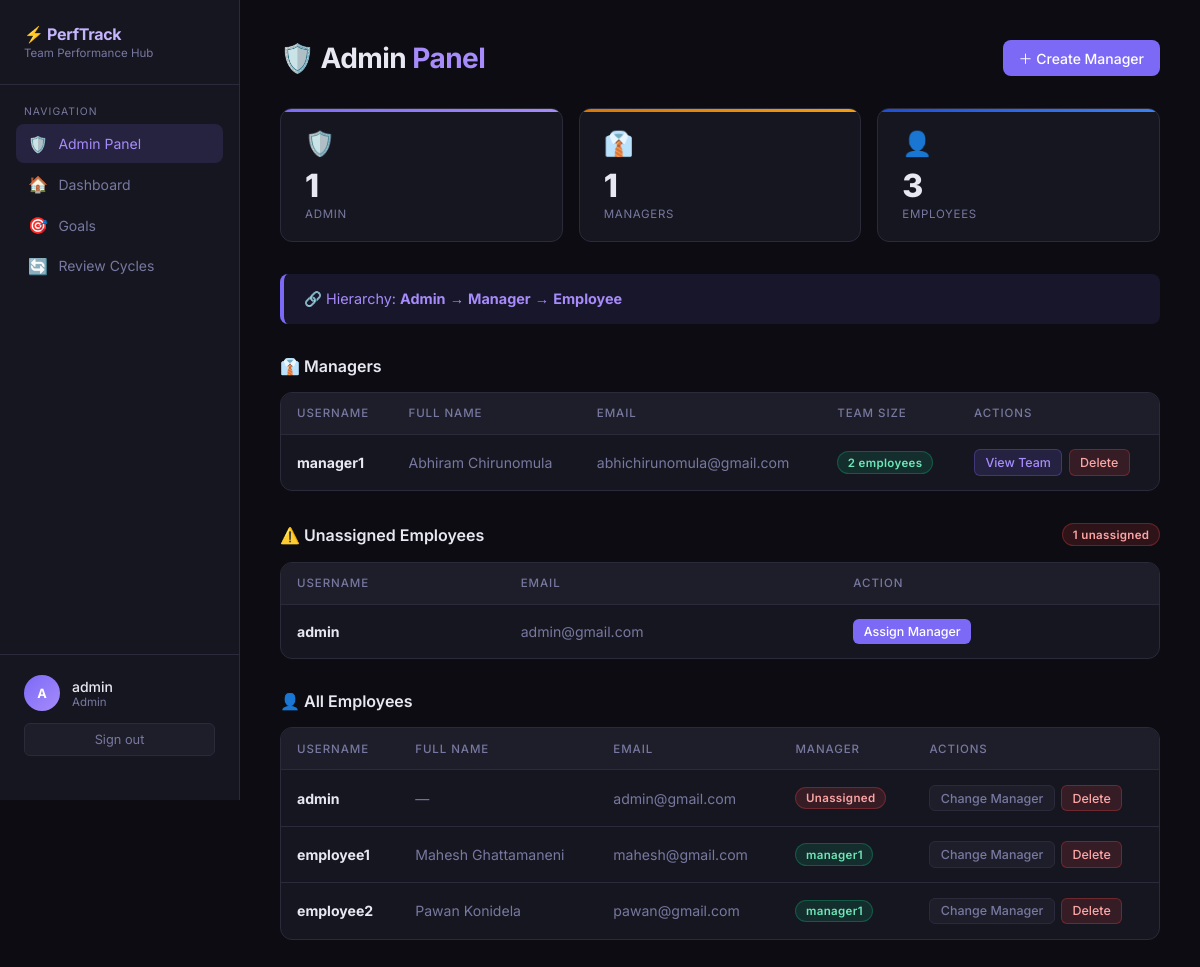
The page /admin-panel/ (signed in) on the database its author committed.
### users/models.py (models this page shows, shortened)
class User(AbstractUser):
    ROLE_CHOICES = (
        ('EMPLOYEE', 'Employee'),
        ('MANAGER', 'Manager'),
    )
    role = models.CharField(
        max_length=20,
        choices=ROLE_CHOICES,
        default='EMPLOYEE'
    )
    manager = models.ForeignKey(
        'self',
        null=True,
        blank=True,
        on_delete=models.SET_NULL,
        related_name='team_members'
    )

### users/views.py (the view)
    def wrapper(request, *args, **kwargs):
        if not request.user.is_authenticated or not request.user.is_superuser:
            messages.error(request, 'You do not have permission to access the Admin Panel.')
            return redirect('home')
        return view_func(request, *args, **kwargs)

### users/views.py (called while the page is built)
def admin_required(view_func):
    def wrapper(request, *args, **kwargs):
        if not request.user.is_authenticated or not request.user.is_superuser:
            messages.error(request, 'You do not have permission to access the Admin Panel.')
            return redirect('home')
        return view_func(request, *args, **kwargs)
    wrapper.__name__ = view_func.__name__
    return wrapper

@login_required
@admin_required
def admin_dashboard(request):
    managers  = User.objects.filter(role='MANAGER').order_by('username').prefetch_related('team_members')
    employees = User.objects.filter(role='EMPLOYEE').order_by('username').select_related('manager')
    unassigned = employees.filter(manager__isnull=True)
    return render(request, 'users/admin_dashboard.html', {
        'managers':   managers,
        'employees':  employees,
        'unassigned': unassigned,
    })

### templates/users/admin_dashboard.html (shortened to what this page needs)
{% extends "base.html" %}
{% block nav_admin %}active{% endblock %}
{% block content %}
<div class="page-header">
    <h1 class="page-title">🛡️ Admin <span>Panel</span></h1>
    <a href="{% url 'admin_create_manager' %}" class="btn btn-primary">＋ Create Manager</a>
</div>
<div class="stats-grid" style="grid-template-columns:repeat(3,1fr);margin-bottom:2rem;">
    <div class="stat-card purple">
        <div class="stat-icon">🛡️</div>
        <div class="stat-value">1</div>
        <div class="stat-label">Admin</div>
    </div>
    <div class="stat-card amber">
        <div class="stat-icon">👔</div>
        <div class="stat-value">{{ managers.count }}</div>
        <div class="stat-label">Managers</div>
    </div>
    <div class="stat-card blue">
        <div class="stat-icon">👤</div>
        <div class="stat-value">{{ employees.count }}</div>
        <div class="stat-label">Employees</div>
    </div>
</div>
<div class="status-box status-info" style="margin-bottom:2rem;">
    🔗 Hierarchy: <strong>Admin</strong> → <strong>Manager</strong> → <strong>Employee</strong>
</div>
<div class="section">
    <div class="section-header">
        <span class="section-title">👔 Managers</span>
    </div>
    <div class="table-wrap">
        {% if managers %}
        <table>
            <thead>
                <tr>
                    <th>Username</th>
                    <th>Full Name</th>
                    <th>Email</th>
                    <th>Team Size</th>
                    <th>Actions</th>
                </tr>
            </thead>
            <tbody>
                {% for mgr in managers %}
                <tr>
                    <td><strong>{{ mgr.username }}</strong></td>
                    <td class="muted">{{ mgr.get_full_name|default:"—" }}</td>
                    <td class="muted">{{ mgr.email|default:"—" }}</td>
                    <td>
                        <span class="badge badge-{% if mgr.team_members.count > 0 %}yes{% else %}not_started{% endif %}">
                            {{ mgr.team_members.count }} employee{{ mgr.team_members.count|pluralize }}
                        </span>
                    </td>
                    <td>
                        <div style="display:flex;gap:0.4rem;">
                            <a href="{% url 'admin_manager_detail' mgr.pk %}" class="btn btn-view btn-sm">View Team</a>
                            <a href="{% url 'admin_delete_manager' mgr.pk %}" class="btn btn-danger btn-sm">Delete</a>
                        </div>
                    </td>
                </tr>
                {% endfor %}
            </tbody>
        </table>
        {% else %}
        <div class="empty-state">
            <div class="icon">👔</div>
            <p>No managers yet. <a href="{% url 'admin_create_manager' %}" style="color:var(--accent2);">Create the first one.</a></p>
        </div>
        {% endif %}
    </div>
</div>
{% if unassigned %}
<div class="section">
    <div class="section-header">
        <span class="section-title">⚠️ Unassigned Employees</span>
        <span class="badge badge-warn">{{ unassigned.count }} unassigned</span>
    </div>
    <div class="table-wrap">
        <table>
            <thead>
                <tr>
                    <th>Username</th>
                    <th>Email</th>
                    <th>Action</th>
                </tr>
            </thead>
            <tbody>
                {% for emp in unassigned %}
                <tr>
                    <td><strong>{{ emp.username }}</strong></td>
                    <td class="muted">{{ emp.email|default:"—" }}</td>
                    <td>
                        <a href="{% url 'admin_assign_manager' emp.pk %}" class="btn btn-primary btn-sm">Assign Manager</a>
                    </td>
                </tr>
                {% endfor %}
            </tbody>
        </table>
    </div>
</div>
{% endif %}
<div class="section">
    <div class="section-header">
        <span class="section-title">👤 All Employees</span>
    </div>
    <div class="table-wrap">
        {% if employees %}
        <table>
            <thead>
                <tr>
                    <th>Username</th>
                    <th>Full Name</th>
                    <th>Email</th>
                    <th>Manager</th>
                    <th>Actions</th>
                </tr>
            </thead>
            <tbody>
                {% for emp in employees %}
                <tr>
                    <td><strong>{{ emp.username }}</strong></td>
                    <td class="muted">{{ emp.get_full_name|default:"—" }}</td>
                    <td class="muted">{{ emp.email|default:"—" }}</td>
                    <td>
                        {% if emp.manager %}
                        <span class="badge badge-yes">{{ emp.manager.username }}</span>
                        {% else %}
                        <span class="badge badge-warn">Unassigned</span>
                        {% endif %}
                    </td>
                    <td>
                        <div style="display:flex;gap:0.4rem;">
                            <a href="{% url 'admin_assign_manager' emp.pk %}" class="btn btn-ghost btn-sm">Change Manager</a>
                            <a href="{% url 'admin_delete_employee' emp.pk %}" class="btn btn-danger btn-sm">Delete</a>
                        </div>
                    </td>
                </tr>
                {% endfor %}
            </tbody>
        </table>
        {% else %}
        <div class="empty-state">
            <div class="icon">👤</div>
            <p>No employees yet.</p>
        </div>
        {% endif %}
    </div>
</div>
{% endblock %}

### templates/base.html (shortened to what this page needs)
<!DOCTYPE html>
<html lang="en">
<head>
</head>
<body>
    <div class="layout">
        <aside class="sidebar">
            <div class="sidebar-logo">
                <div class="brand">⚡ PerfTrack</div>
                <div class="brand-sub">Team Performance Hub</div>
            </div>
            <div class="nav-section">
                <div class="nav-label">Navigation</div>
                {% if request.user.is_superuser %}
                <a href="/admin-panel/" class="nav-item {% block nav_admin %}{% endblock %}">
                    <span class="icon">🛡️</span> Admin Panel
                </a>
                {% endif %}
                <a href="/" class="nav-item {% block nav_dashboard %}{% endblock %}">
                    <span class="icon">🏠</span> Dashboard
                </a>
                <a href="/goals/" class="nav-item {% block nav_goals %}{% endblock %}">
                    <span class="icon">🎯</span> Goals
                </a>
                <a href="/cycles/" class="nav-item {% block nav_cycles %}{% endblock %}">
                    <span class="icon">🔄</span> Review Cycles
                </a>
            </div>
            <div class="sidebar-footer">
                <div class="user-info">
                    <div class="avatar">{{ request.user.username|first|upper }}</div>
                    <div>
                        <div class="user-name">{{ request.user.username }}</div>
                        <div class="user-role">
                            {% if request.user.is_superuser %}Admin
                            {% elif request.user.role == 'MANAGER' %}Manager
                            {% else %}Employee{% endif %}
                        </div>
                    </div>
                </div>
                <form method="post" action="/logout/">
                    <button type="submit" class="logout-btn">Sign out</button>
                </form>
            </div>
        </aside>
        <main class="main">
            {% block content %}{% endblock %}
        </main>
    </div>
</body>
</html>

### rows shown on the page
User: user.username|first "A", user.username "admin", username "admin", email "admin@gmail.com", get_full_name "—", shows "Unassigned"
User: username "manager1", get_full_name "Abhiram Chirunomula", email "abhichirunomula@gmail.com", team_members.count "2"
User: username "employee1", get_full_name "Mahesh Ghattamaneni", email "mahesh@gmail.com", manager.username "manager1"
User: username "employee2", get_full_name "Pawan Konidela", email "pawan@gmail.com", manager.username "manager1"

### other values the page prints
{{ managers.count }} "1"
{{ employees.count }} "3"
{{ unassigned.count }} "1"
